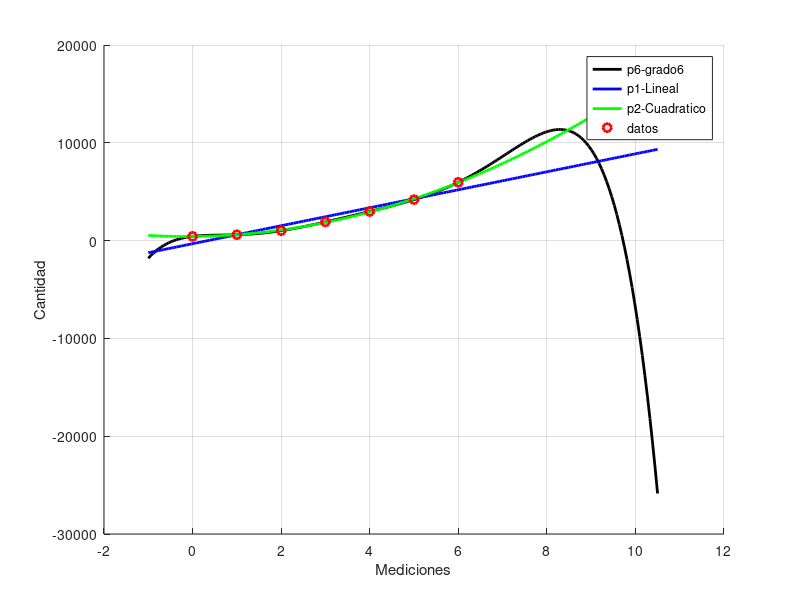

Recreate this plot in MATLAB.
# ejercicio 9 otra manera
#Ej9TP05New

clear all
clc
clf
# datos
x = [0 1 2 3 4 5 6]'
y = [432 599 1012 1909 2977 4190 5961]'
y10 = 14900;
n = length(x);
x10 = 10;

xx=linspace(-1,10.5,201);

p6 = polyfit(x, y,6);
p1 = polyfit(x, y,1);
p2 = polyfit(x, y,2);

figure(1)
hold on
plot(xx, polyval(p6,xx),'k',"linewidth",2);
plot(xx, polyval(p1,xx),'b',"linewidth",2);
plot(xx, polyval(p2,xx),'g',"linewidth",2);
plot(x, y,'ro',"linewidth",2);
plot(x10,y10,'*k',"linewidth",2);
grid on;
xlabel ('Mediciones')
ylabel('Cantidad')
legend('p6-grado6', 'p1-Lineal', 'p2-Cuadratico', 'datos')
# Calculo del error cuadratico medio

ecm1 = sum((y - polyval(p1,x)).^2)/n;
ecm2 = sum((y - polyval(p2,x)).^2)/n;
ecm6 = sum((y - polyval(p6,x)).^2)/n;


